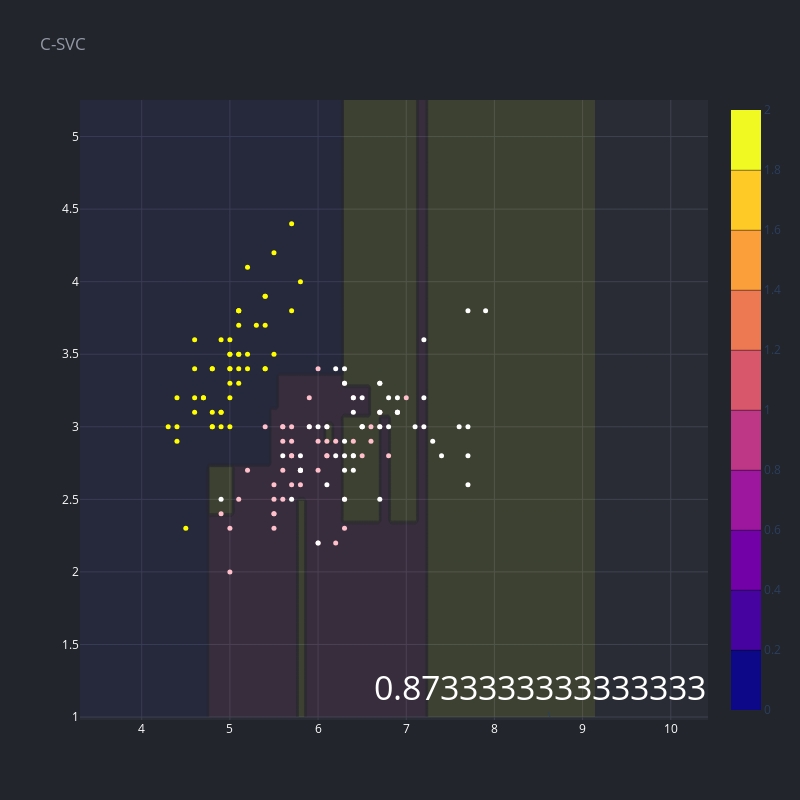

Notebook code cell kept with this figure:
### Code cell
x_min, x_max = X[:, 0].min() - 1, X[:, 0].max() + 1
y_min, y_max = X[:, 1].min() - 1, X[:, 1].max() + 1
h = (x_max / x_min)/100
xx, yy = np.meshgrid(np.arange(x_min, x_max, h),np.arange(y_min, y_max, h))

dtc = DecisionTreeClassifier(max_depth=8).fit(X, y)
Z = dtc.predict(np.c_[xx.ravel(), yy.ravel()])
Z = Z.reshape(xx.shape)

fig = go.Figure(data=[
    scatter(df.sepal_length, df.sepal_width, 'The Iris Dataset', mode='markers', size=5, opacity=1, color = [['yellow', 'pink', 'white'][a] for a in df.iris_type]),
    go.Contour(
        z=Z,
        x=np.linspace(x_min, x_max-1, Z.shape[0]),
        y=np.linspace(y_min, y_max+1, Z.shape[1]),
        #contours_coloring='lines',
        opacity=0.1,
        #line_width=2,
    )
    ])

#fig1=fig
fig.update_layout(
    showlegend=False,
    annotations=[
        go.layout.Annotation(
            x=x_max-((x_max/x_min)*0.1),
            y=y_min,
            xref="x",
            yref="y",
            text=dtc.score(X,y),
            showarrow=True,
            font = dict(color='white', size=34)
        )
    ]
)
render(fig, title='C-SVC', height=800, width=800)

### Figure 1 — Plotly figure (JSON) as saved in the notebook; plotly's stock layout.template omitted (floating-point values rounded to 4 significant figures; data arrays with more than 128 entries replaced by an {"elided": "..."} marker saying what was removed)
{"data": [{"marker": {"color": {"elided": "150 str values"}, "size": 5}, "mode": "markers", "name": "The Iris Dataset", "opacity": 1, "type": "scatter", "x": {"elided": "150 float values"}, "y": {"elided": "150 float values"}}, {"opacity": 0.1, "type": "contour", "x": {"elided": "164 float values"}, "y": {"elided": "208 float values"}, "z": {"elided": "164x208 int values"}}], "layout": {"annotations": [{"font": {"color": "white", "size": 34}, "showarrow": true, "text": "0.8733333333333333", "x": 8.63, "xref": "x", "y": 1, "yref": "y"}], "height": 800, "legend": {"font": {"color": "#ffffff"}}, "paper_bgcolor": "#22252B", "plot_bgcolor": "#292C34", "showlegend": false, "title": {"font": {"color": "#9398A4"}, "text": "C-SVC"}, "width": 800, "xaxis": {"gridcolor": "#3F434F", "tickfont": {"color": "#ffffff"}, "title": {"font": {"color": "#ffffff"}}}, "yaxis": {"gridcolor": "#3F434F", "tickfont": {"color": "#ffffff"}, "title": {"font": {"color": "#ffffff"}}}}}
